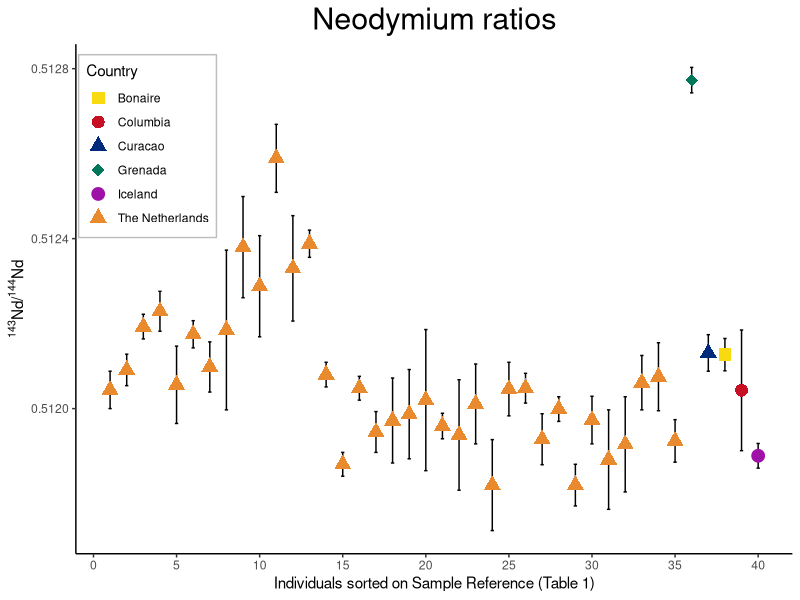
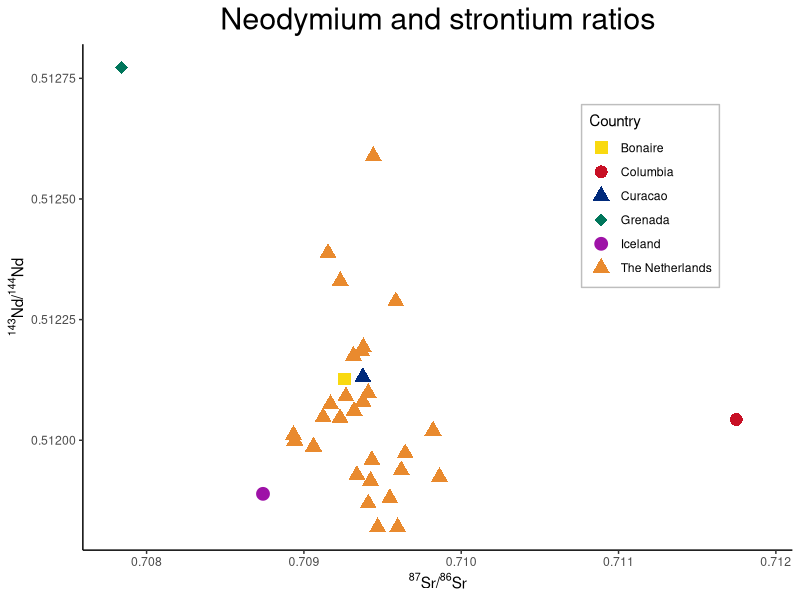

Reproduce these figures in R, in order.
## ---- chunk 1
knitr::opts_chunk$set(echo = TRUE)
## ---- chunk 2
library("tidyverse")
## ---- chunk 3
Figure1 = read.csv("Nd-data-Figure1.csv", sep = ";" , row.names = NULL)
Figure1$X143Nd.144Nd = as.numeric(gsub(",", ".", gsub("\\.", "", Figure1$X143Nd.144Nd))) #Remove commas so that it can be read as a number
Figure1$SD = as.numeric(gsub(",", ".", gsub("\\.", "", Figure1$SD))) #Remove commas so that it can be read as a number
Figure1$SDmin <- Figure1$X143Nd.144Nd - Figure1$SD #Add the minimum value for the error bars based on SD
Figure1$SDmax <- Figure1$X143Nd.144Nd + Figure1$SD #Add the max value for the error bars based on SD
## ---- chunk 4
ggplot(Figure1) +
  geom_errorbar(aes(x= Sample_Reference, ymin = SDmin, ymax = SDmax, width = 0.2)) +
  geom_point(aes(x= Sample_Reference, y=X143Nd.144Nd, shape=Country, color=Country), size = 4) + 
    theme_classic() +
  scale_x_continuous(breaks=seq(0,40,5)) +
  scale_shape_manual(values=c(15, 16, 17, 18, 19, 17)) +
  scale_color_manual(values = c("#f9d90f", "#c81025", "#002a7b", "#00765b", "#9e12a7", "#e98a2e")) +
  theme(
    legend.position = c(0.1, 0.8), 
    legend.background = element_rect(size = 0.5, linetype="solid", colour ="grey"))+ 
  ggtitle("Neodymium ratios") +
  theme(plot.title = element_text(size=22, hjust = 0.5))+
  labs(
    x = "Individuals sorted on Sample Reference (Table 1)",
    y = expression(paste(""^143, "Nd/", ""^144, "Nd" )),
  ) 
## ---- chunk 5
Figure2 = read.csv("Nd-data-Figure2.csv", sep = ";" , row.names = NULL)
Figure2$X143Nd.144Nd = as.numeric(gsub(",", ".", gsub("\\.", "", Figure2$X143Nd.144Nd))) 
Figure2$X87Sr.86Sr = as.numeric(gsub(",", ".", gsub("\\.", "", Figure2$X87Sr.86Sr))) 
## ---- chunk 6
ggplot(Figure2) +
  geom_point(aes(x=X87Sr.86Sr, y=X143Nd.144Nd, shape=Country, color=Country), size = 4) + 
  theme_classic() +
  xlim(0.7078,0.7119)+
  scale_shape_manual(values=c(15, 16, 17, 18, 19, 17)) +
  scale_color_manual(values = c("#f9d90f", "#c81025", "#002a7b", "#00765b", "#9e12a7", "#e98a2e")) +
  theme(
    legend.position = c(0.8, 0.7), 
    legend.background = element_rect(size = 0.5, linetype="solid", colour ="grey")
  ) +
  ggtitle("Neodymium and strontium ratios") +
  theme(plot.title = element_text(size=22, hjust = 0.5))+ #center title
  labs(
    x = expression(paste(""^87, "Sr/", ""^86, "Sr" )),
    y = expression(paste(""^143, "Nd/", ""^144, "Nd" ))
  ) 

